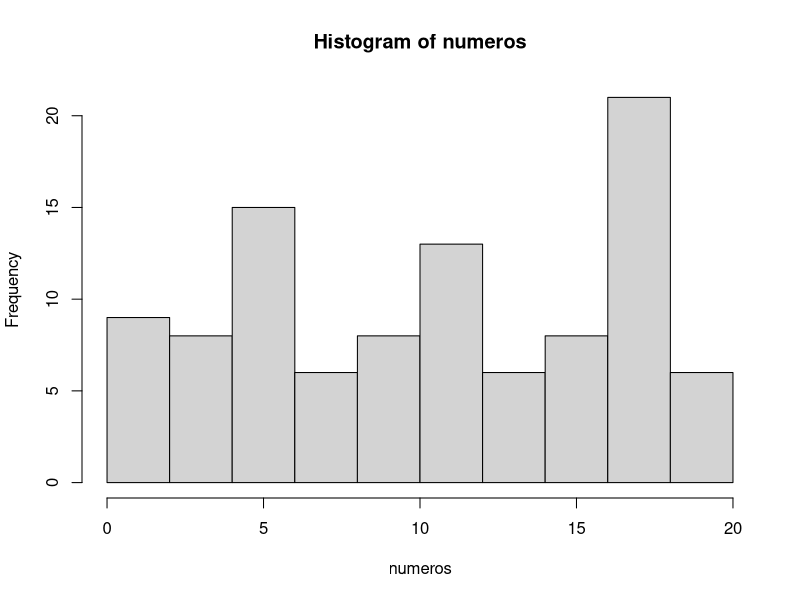

Source code (R):
## ---- chunk 1
numeros <- sample(1:20, 100, TRUE)
numeros
## ---- chunk 2
numeros <- sort(numeros)
# La función length nos permitirá saber la cantitad de elementos del objeto "numeros"
mitad <- length(numeros)/2  
mediana <- numeros[mitad]
mediana
## ---- chunk 3
media <- mean(numeros)
media
## ---- chunk 4
hist(numeros)
## ---- chunk 5
tabla.frecuencias <- data.frame(table(numeros))
tabla.frecuencias
## ---- chunk 6
# Con la función seq, creamos una secuencia de 1 a 10 en intervalos de 0.1 en 0.1
secuencia <- seq(1, 10, 0.1)
muestra <- sample(secuencia, 100, TRUE)
muestra
## ---- chunk 7
# Aquí el cálculo de la mediana 
mediana.muestra <-median(muestra)
mediana.muestra
## ---- chunk 8
# Aquí el cálculo de la media
media.muestra <- mean(muestra)
media.muestra
## ---- chunk 9
# Aquí el cálculo de la moda
tabla.muestra <- data.frame(table(muestra))
tabla.muestra


